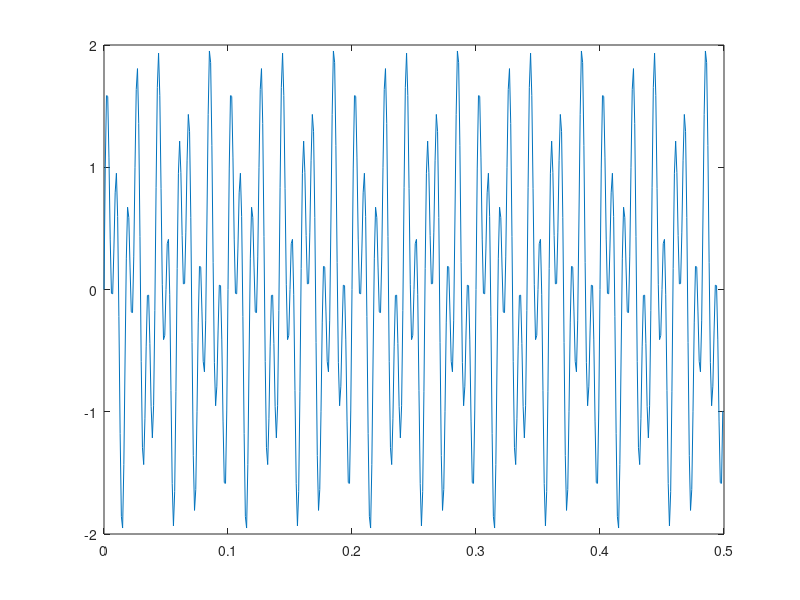
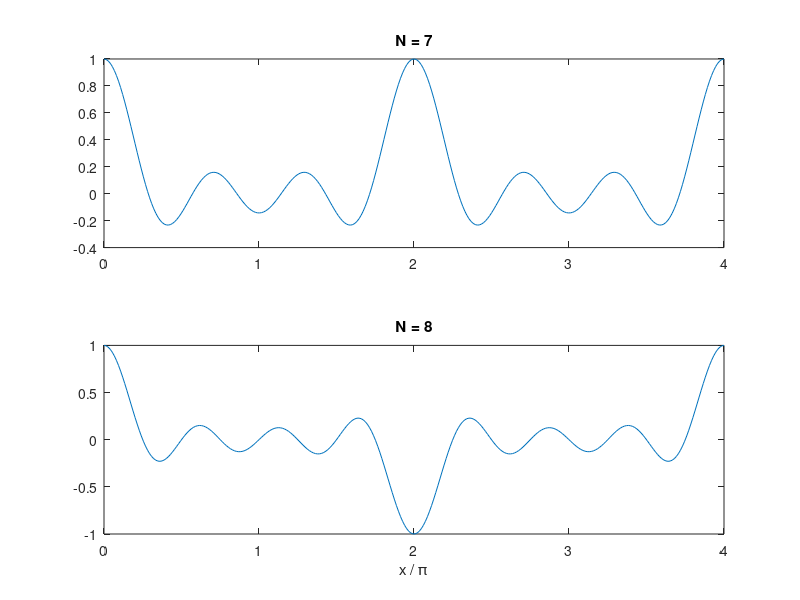

Write the MATLAB code that produced these figures, in order.
clc;
t = (0:0.001:2)';
y = sin(2*pi*50*t) + sin(2*pi*120*t);
yn = y + 0.5*randn(size(t));
figure(1)
plot(t(1:500),y(1:500))

figure(2)
x = linspace(0,4*pi,300);
subplot(2,1,1)
plot(x/pi,diric(x,7))
title('N = 7')

subplot(2,1,2)
plot(x/pi,diric(x,8))
title('N = 8')
xlabel('x / \pi')

fs = 1e3;
tmax = 15;
tt = 0:1/fs:tmax-1/fs;
f0 = 10;
T = 1;
t = 0:1/fs:T-1/fs;
pls = cos(2*pi*f0*t);